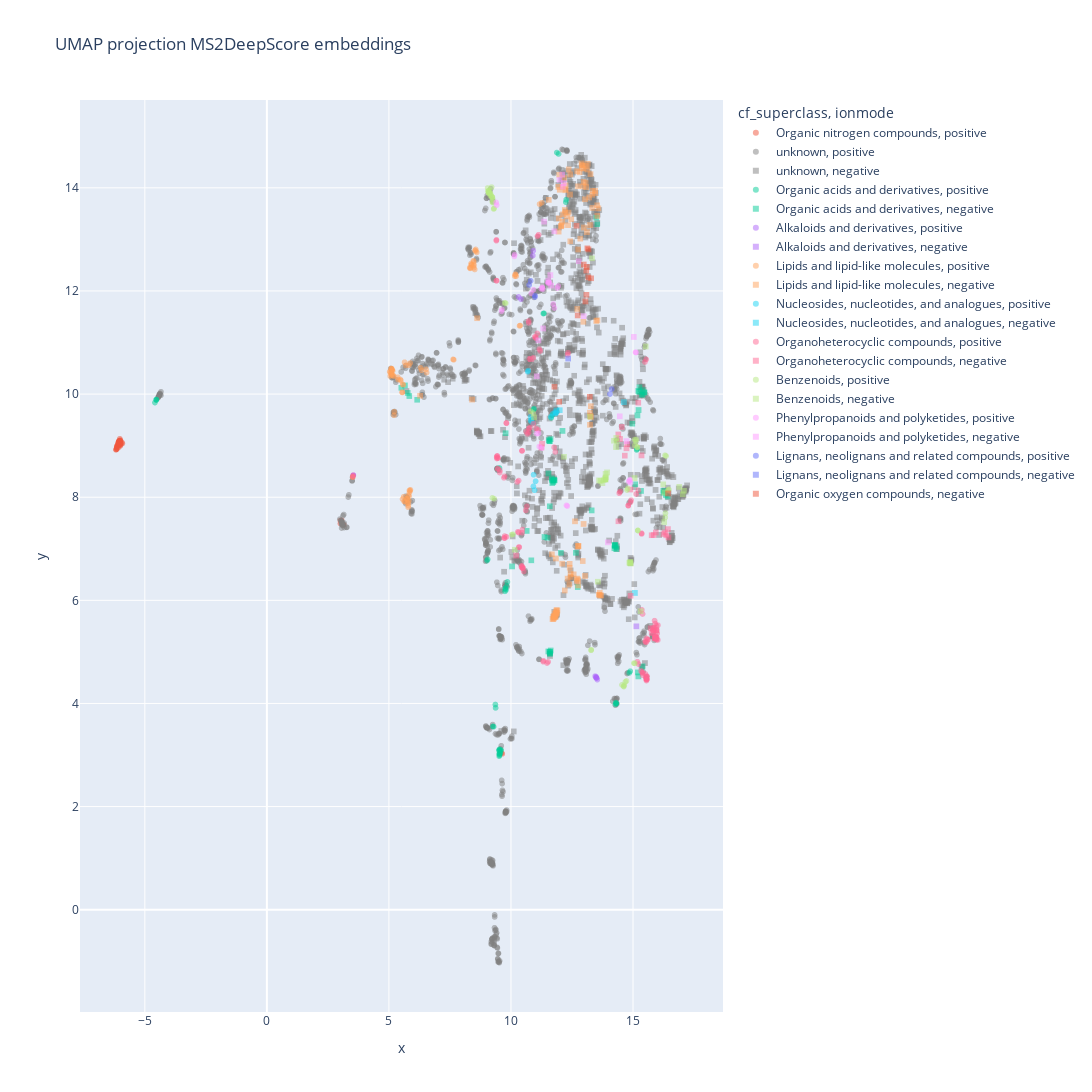

The cell this chart's notebook holds for it:
### Code cell
import plotly.express as px
import numpy as np

# Create scatter plot using Plotly Express
fig = px.scatter(merged_data,
    x="x",
    y="y",
    color="cf_superclass",
    color_discrete_map={"unknown": 'grey'},

    # color_continuous_scale="viridis",
    size_max=50,
    opacity=0.5,
    title='UMAP projection MS2DeepScore embeddings',
    hover_data={"x": False,
                "y": False,
                # "fraction": True,
                "precursor_mz_difference": True,
               "ionmode": True,
               "ms2query_model_prediction": True,
               "smiles": True,
               "analog_compound_name": True,
               "rtinminutes": True},
    symbol="ionmode",
    width=1200,
    height=1200,
)

fig.show()

### Figure 1 — Plotly figure (JSON) as saved in the notebook; plotly's stock layout.template omitted (floating-point values rounded to 4 significant figures; data arrays with more than 128 entries replaced by an {"elided": "..."} marker saying what was removed)
{"data": [{"customdata": {"elided": "44x6 mixed values"}, "hovertemplate": "cf_superclass=Organic nitrogen compounds<br>ionmode=%{customdata[1]}<br>precursor_mz_difference=%{customdata[0]}<br>ms2query_model_prediction=%{customdata[2]}<br>smiles=%{customdata[3]}<br>analog_compound_name=%{customdata[4]}<br>rtinminutes=%{customdata[5]}<extra></extra>", "legendgroup": "Organic nitrogen compounds, positive", "marker": {"color": "#EF553B", "opacity": 0.5, "symbol": "circle"}, "mode": "markers", "name": "Organic nitrogen compounds, positive", "showlegend": true, "type": "scattergl", "x": [9.61, -6.148, -6.151, -6.025, -6.065, -6.022, -6.013, -6.186, 3.013, -5.919, -6.045, -5.985, -6.052, -6.062, -6.172, 3.151, -6.038, -6.081, -5.944, -6.134, 3.06, -6.063, 9.645, -6.144, -6.117, -6.023, -6.076, -5.997, -6.005, -6.154, 3.01, -5.992, -6.096, -6.005, -6.031, -6.062, -6.148, 3.141, -6.07, -6.11, -5.985, -6.095, 3.058, -6.015], "xaxis": "x", "y": [3.04, 8.943, 8.988, 9.133, 9.016, 9.063, 9.067, 8.921, 7.489, 9.042, 9.088, 9.022, 9.001, 9.082, 8.926, 7.466, 9.094, 9.067, 9.064, 8.997, 7.555, 9.092, 3.024, 8.965, 8.994, 9.075, 8.967, 9.098, 9.107, 8.963, 7.548, 9.04, 9.019, 8.997, 9.021, 9.064, 8.933, 7.464, 9.079, 9.03, 9.043, 9.046, 7.528, 9.094], "yaxis": "y"}, {"customdata": {"elided": "1176x6 mixed values"}, "hovertemplate": "cf_superclass=unknown<br>ionmode=%{customdata[1]}<br>precursor_mz_difference=%{customdata[0]}<br>ms2query_model_prediction=%{customdata[2]}<br>smiles=%{customdata[3]}<br>analog_compound_name=%{customdata[4]}<br>rtinminutes=%{customdata[5]}<extra></extra>", "legendgroup": "unknown, positive", "marker": {"color": "grey", "opacity": 0.5, "symbol": "circle"}, "mode": "markers", "name": "unknown, positive", "showlegend": true, "type": "scattergl", "x": {"elided": "1176 float values"}, "xaxis": "x", "y": {"elided": "1176 float values"}, "yaxis": "y"}, {"customdata": {"elided": "1023x6 mixed values"}, "hovertemplate": "cf_superclass=unknown<br>ionmode=%{customdata[1]}<br>precursor_mz_difference=%{customdata[0]}<br>ms2query_model_prediction=%{customdata[2]}<br>smiles=%{customdata[3]}<br>analog_compound_name=%{customdata[4]}<br>rtinminutes=%{customdata[5]}<extra></extra>", "legendgroup": "unknown, negative", "marker": {"color": "grey", "opacity": 0.5, "symbol": "square"}, "mode": "markers", "name": "unknown, negative", "showlegend": true, "type": "scattergl", "x": {"elided": "1023 float values"}, "xaxis": "x", "y": {"elided": "1023 float values"}, "yaxis": "y"}, {"customdata": {"elided": "48x6 mixed values"}, "hovertemplate": "cf_superclass=Organic acids and derivatives<br>ionmode=%{customdata[1]}<br>precursor_mz_difference=%{customdata[0]}<br>ms2query_model_prediction=%{customdata[2]}<br>smiles=%{customdata[3]}<br>analog_compound_name=%{customdata[4]}<br>rtinminutes=%{customdata[5]}<extra></extra>", "legendgroup": "Organic acids and derivatives, positive", "marker": {"color": "#00cc96", "opacity": 0.5, "symbol": "circle"}, "mode": "markers", "name": "Organic acids and derivatives, positive", "showlegend": true, "type": "scattergl", "x": [14.84, 9.535, 9.369, 9.754, 9.533, 9.531, -4.537, -4.525, 14.32, 14.29, 15.15, 9.797, 9.018, 9.828, 9.537, 9.529, 9.512, 11.7, 10.92, 11.88, 9.581, 12.26, 11.35, 9.289, 14.89, 9.547, 9.362, 9.768, 9.57, 9.532, -4.586, -4.529, 14.31, 14.28, 15.16, 9.771, 9.044, 9.854, 9.508, 9.494, 9.518, 11.65, 10.94, 11.95, 9.594, 12.25, 11.33, 9.259], "xaxis": "x", "y": [4.592, 2.996, 3.914, 6.174, 3.086, 3.111, 9.884, 9.894, 4.0, 4.017, 8.917, 6.202, 6.77, 6.283, 3.02, 8.566, 3.02, 9.593, 9.7, 14.68, 3.083, 13.77, 11.57, 3.55, 4.625, 3.032, 3.98, 6.22, 3.044, 3.099, 9.836, 9.893, 4.003, 3.981, 8.936, 6.237, 6.794, 6.357, 3.092, 8.527, 2.978, 9.539, 9.717, 14.66, 3.098, 13.72, 11.56, 3.554], "yaxis": "y"}, {"customdata": {"elided": "66x6 mixed values"}, "hovertemplate": "cf_superclass=Organic acids and derivatives<br>ionmode=%{customdata[1]}<br>precursor_mz_difference=%{customdata[0]}<br>ms2query_model_prediction=%{customdata[2]}<br>smiles=%{customdata[3]}<br>analog_compound_name=%{customdata[4]}<br>rtinminutes=%{customdata[5]}<extra></extra>", "legendgroup": "Organic acids and derivatives, negative", "marker": {"color": "#00cc96", "opacity": 0.5, "symbol": "square"}, "mode": "markers", "name": "Organic acids and derivatives, negative", "showlegend": true, "type": "scattergl", "x": [13.5, 6.156, 11.62, 10.04, 5.51, 11.59, 11.38, 13.53, 5.834, 12.04, 5.655, 11.5, 15.22, 15.39, 11.55, 11.61, 12.74, 15.39, 15.35, 11.57, 11.63, 15.2, 15.21, 15.46, 11.59, 5.771, 15.39, 14.25, 14.97, 11.59, 15.25, 14.31, 15.47, 15.18, 15.23, 11.53, 13.31, 11.54, 11.79, 15.26, 11.6, 14.33, 11.69, 11.67, 16.42, 11.61, 14.25, 11.74, 12.11, 12.66, 14.26, 11.75, 10.65, 14.24, 11.74, 10.83, 14.28, 11.68, 9.78, 11.77, 15.09, 11.71, 15.33, 16.34, 16.25, 16.24], "xaxis": "x", "y": [13.42, 9.89, 9.127, 6.658, 10.12, 7.825, 7.228, 13.29, 9.963, 6.921, 10.17, 7.213, 4.525, 9.989, 9.109, 4.973, 6.258, 10.08, 9.987, 9.086, 5.027, 4.601, 10.06, 10.03, 9.088, 10.02, 4.719, 7.073, 9.425, 5.001, 10.04, 6.993, 10.03, 9.587, 9.691, 5.008, 7.744, 8.46, 8.327, 10.13, 4.961, 7.03, 8.274, 8.337, 8.013, 5.0, 7.063, 8.32, 9.286, 6.921, 7.054, 8.326, 7.346, 7.01, 8.293, 6.776, 7.074, 8.367, 9.241, 8.341, 8.251, 8.321, 8.122, 8.042, 8.085, 8.126], "yaxis": "y"}, {"customdata": [["0.0004", "positive", 0.914, "C[n+]1cccc(C(=O)[O-])c1", "TRIGONELLINE", 0.7495], ["0.0034", "positive", 0.915, "C[N+]1=CC=CC(=C1)C(=O)[O-]", "Trigonelline", 0.7385], ["0.0005", "positive", 0.915, "C[n+]1cccc(C(=O)[O-])c1", "TRIGONELLINE", 0.7333], ["0.0028", "positive", 0.802, "C[C@@H]1O[C@@]11C[C@@H](C)[C@@](C)(O)C(=O)OCC2=CCN3CC[C@@H](OC1=O)[C@@H]23", "Jacobine", 5.014], ["0.0003", "positive", 0.9019, "O=C(OC1C(O)(C(=O)OC)C2N(C3=CC(OC)=CC=C3C42CCN5CC=CC1(CC)C54)C)C", "Vindoline", 5.062], ["0.0003", "positive", 0.7781, "C1CCN2C[C@@H]3C[C@@H](CN4CCCC[C@H]34)[C@@H]2C1", "Sparteine", 6.513], ["0.0004", "positive", 0.914, "C[n+]1cccc(C(=O)[O-])c1", "TRIGONELLINE", 0.7495], ["0.0034", "positive", 0.915, "C[N+]1=CC=CC(=C1)C(=O)[O-]", "Trigonelline", 0.7385], ["0.0005", "positive", 0.915, "C[n+]1cccc(C(=O)[O-])c1", "TRIGONELLINE", 0.7333], ["0.0028", "positive", 0.802, "C[C@@H]1O[C@@]11C[C@@H](C)[C@@](C)(O)C(=O)OCC2=CCN3CC[C@@H](OC1=O)[C@@H]23", "Jacobine", 5.014], ["0.0003", "positive", 0.9019, "O=C(OC1C(O)(C(=O)OC)C2N(C3=CC(OC)=CC=C3C42CCN5CC=CC1(CC)C54)C)C", "Vindoline", 5.062], ["0.0003", "positive", 0.7781, "C1CCN2C[C@@H]3C[C@@H](CN4CCCC[C@H]34)[C@@H]2C1", "Sparteine", 6.513]], "hovertemplate": "cf_superclass=Alkaloids and derivatives<br>ionmode=%{customdata[1]}<br>precursor_mz_difference=%{customdata[0]}<br>ms2query_model_prediction=%{customdata[2]}<br>smiles=%{customdata[3]}<br>analog_compound_name=%{customdata[4]}<br>rtinminutes=%{customdata[5]}<extra></extra>", "legendgroup": "Alkaloids and derivatives, positive", "marker": {"color": "#ab63fa", "opacity": 0.5, "symbol": "circle"}, "mode": "markers", "name": "Alkaloids and derivatives, positive", "showlegend": true, "type": "scattergl", "x": [13.48, 13.49, 13.51, 10.31, 10.91, 3.544, 13.54, 13.45, 13.5, 10.41, 10.9, 3.543], "xaxis": "x", "y": [4.504, 4.52, 4.497, 11.88, 12.78, 8.426, 4.462, 4.53, 4.494, 11.84, 12.69, 8.427], "yaxis": "y"}, {"customdata": [["0.0035", "negative", 0.8587, "CC1=C2NC3=C(C=CC(O)=C3)C2=CC=N1", "Harmol", 1.916]], "hovertemplate": "cf_superclass=Alkaloids and derivatives<br>ionmode=%{customdata[1]}<br>precursor_mz_difference=%{customdata[0]}<br>ms2query_model_prediction=%{customdata[2]}<br>smiles=%{customdata[3]}<br>analog_compound_name=%{customdata[4]}<br>rtinminutes=%{customdata[5]}<extra></extra>", "legendgroup": "Alkaloids and derivatives, negative", "marker": {"color": "#ab63fa", "opacity": 0.5, "symbol": "square"}, "mode": "markers", "name": "Alkaloids and derivatives, negative", "showlegend": true, "type": "scattergl", "x": [15.14], "xaxis": "x", "y": [5.496], "yaxis": "y"}, {"customdata": {"elided": "80x6 mixed values"}, "hovertemplate": "cf_superclass=Lipids and lipid-like molecules<br>ionmode=%{customdata[1]}<br>precursor_mz_difference=%{customdata[0]}<br>ms2query_model_prediction=%{customdata[2]}<br>smiles=%{customdata[3]}<br>analog_compound_name=%{customdata[4]}<br>rtinminutes=%{customdata[5]}<extra></extra>", "legendgroup": "Lipids and lipid-like molecules, positive", "marker": {"color": "#FFA15A", "opacity": 0.5, "symbol": "circle"}, "mode": "markers", "name": "Lipids and lipid-like molecules, positive", "showlegend": true, "type": "scattergl", "x": [5.11, 5.209, 5.17, 11.17, 5.489, 5.377, 5.03, 5.588, 3.518, 5.051, 5.091, 5.156, 5.131, 5.554, 5.091, 10.17, 10.19, 5.642, 8.478, 8.513, 7.631, 5.82, 6.544, 10.35, 8.563, 8.598, 8.365, 8.459, 8.372, 6.297, 5.826, 5.817, 5.879, 5.751, 5.607, 5.759, 5.787, 5.631, 8.31, 5.841, 5.105, 5.217, 5.197, 11.26, 5.47, 5.363, 5.063, 5.564, 3.516, 5.099, 5.13, 5.114, 5.09, 5.536, 5.124, 10.21, 10.16, 5.693, 8.479, 8.479, 7.656, 5.87, 6.52, 10.38, 8.556, 8.524, 8.347, 8.476, 8.384, 6.337, 5.797, 5.769, 5.865, 5.723, 5.557, 5.798, 5.783, 5.63, 8.329, 5.842], "xaxis": "x", "y": [10.49, 9.589, 10.36, 13.68, 10.26, 10.28, 10.43, 10.18, 8.395, 10.35, 10.49, 10.45, 10.47, 10.03, 10.39, 12.32, 12.32, 10.62, 12.45, 12.42, 10.67, 10.56, 10.42, 11.32, 12.77, 12.75, 12.53, 12.59, 12.5, 10.51, 8.019, 7.93, 8.143, 7.973, 8.01, 7.889, 7.807, 7.917, 12.45, 8.133, 10.49, 9.659, 10.35, 13.71, 10.28, 10.33, 10.42, 10.19, 8.39, 10.37, 10.47, 10.45, 10.42, 10.04, 10.37, 12.29, 12.29, 10.56, 12.49, 12.51, 10.67, 10.6, 10.48, 11.33, 12.81, 12.79, 12.45, 12.57, 12.51, 10.46, 8.033, 7.944, 8.122, 7.975, 7.964, 7.838, 7.881, 7.92, 12.44, 8.092], "yaxis": "y"}, {"customdata": {"elided": "116x6 mixed values"}, "hovertemplate": "cf_superclass=Lipids and lipid-like molecules<br>ionmode=%{customdata[1]}<br>precursor_mz_difference=%{customdata[0]}<br>ms2query_model_prediction=%{customdata[2]}<br>smiles=%{customdata[3]}<br>analog_compound_name=%{customdata[4]}<br>rtinminutes=%{customdata[5]}<extra></extra>", "legendgroup": "Lipids and lipid-like molecules, negative", "marker": {"color": "#FFA15A", "opacity": 0.5, "symbol": "square"}, "mode": "markers", "name": "Lipids and lipid-like molecules, negative", "showlegend": true, "type": "scattergl", "x": [13.53, 12.77, 11.87, 12.45, 13.24, 13.54, 11.84, 12.75, 12.99, 12.76, 12.41, 13.62, 11.74, 13.49, 11.68, 13.66, 12.39, 11.85, 13.58, 11.89, 11.76, 12.75, 12.4, 11.83, 13.2, 13.44, 13.33, 13.7, 11.86, 11.8, 12.84, 12.37, 12.62, 11.84, 13.53, 12.98, 12.96, 13.06, 13.64, 13.07, 11.73, 11.8, 12.57, 13.45, 13.11, 13.35, 12.34, 12.81, 12.71, 11.98, 11.55, 13.33, 12.32, 11.82, 13.6, 13.03, 12.13, 13.03, 12.18, 12.2, 13.13, 12.1, 12.24, 12.1, 11.95, 12.97, 11.83, 13.27, 12.11, 12.69, 12.71, 6.277, 12.94, 13.26, 12.97, 12.43, 12.08, 12.06, 12.04, 12.42, 13.24, 12.0, 13.15, 12.44, 12.89, 12.36, 12.92, 12.92, 12.47, 11.96, 12.23, 12.24, 12.43, 11.7, 13.27, 13.24, 12.98, 8.405, 12.3, 11.94, 12.72, 13.08, 11.75, 13.26, 12.75, 12.23, 11.85, 12.21, 12.75, 12.91, 8.614, 11.84, 11.9, 11.77, 12.76, 11.78], "xaxis": "x", "y": [13.46, 7.052, 5.812, 6.454, 13.28, 11.43, 6.812, 6.29, 13.23, 6.403, 6.633, 6.107, 5.635, 11.42, 6.894, 6.094, 6.308, 5.791, 13.6, 5.759, 5.653, 12.81, 6.708, 5.678, 13.81, 13.9, 13.87, 6.095, 5.737, 5.684, 13.01, 14.36, 7.532, 5.743, 13.66, 14.11, 14.03, 14.1, 6.148, 14.42, 5.675, 5.695, 6.504, 13.94, 13.14, 13.94, 13.28, 14.3, 14.32, 14.25, 13.77, 13.61, 6.421, 5.705, 6.109, 6.472, 13.49, 13.78, 14.19, 13.57, 14.36, 6.711, 13.97, 13.34, 13.15, 11.4, 5.709, 9.557, 14.02, 6.383, 6.422, 9.967, 6.762, 14.27, 14.37, 14.26, 13.28, 13.25, 13.26, 13.87, 9.64, 13.96, 14.47, 6.519, 14.47, 13.52, 14.44, 14.44, 13.39, 13.41, 13.95, 14.05, 12.96, 5.639, 9.766, 9.404, 7.481, 9.894, 13.44, 14.02, 11.65, 14.01, 5.699, 9.574, 7.057, 13.52, 5.753, 6.191, 14.03, 14.38, 11.47, 5.767, 5.803, 5.677, 7.046, 5.747], "yaxis": "y"}, {"customdata": [["0.0015", "positive", 0.8783, "C1=NC(=C2C(=N1)N(C=N2)[C@H]3[C@@H]([C@@H]([C@H](O3)CO)O)O)N[C@@H](CC(=O)O)C(=O)O", "Succinoadenosine", 2.343], ["0.0005", "positive", 0.7788, "Cc1cn(c(=O)[nH]c1=O)[C@H]2[C@@H]([C@@H]([C@H](O2)CO)O)O", "1-(beta-D-ribofuranosyl)thymine", 0.8802], ["0.0033", "positive", 0.8734, "C[C@H]([C@@H](C(=O)O)NC(=O)Nc1c2c(ncn1)n(cn2)[C@H]3[C@@H]([C@@H]([C@H](O3)CO)O)O)O", "N6-Threonylcarbamoyladenosine", 3.114], ["0.0011", "positive", 0.7788, "CC1=CN(C(=O)NC1=O)[C@H]2[C@@H]([C@@H]([C@H](O2)CO)O)O", "5-METHYLURIDINE", 0.8246], ["0.0028", "positive", 0.8076, "CN(C)c1[nH]c(=O)c2c(n1)n(cn2)[C@H]3[C@@H]([C@@H]([C@H](O3)CO)O)O", "N2_N2-Dimethylguanosine", 2.419], ["0.0011", "positive", 0.8076, "CN(C)c1[nH]c(=O)c2c(n1)n(cn2)[C@H]3[C@@H]([C@@H]([C@H](O3)CO)O)O", "N2_N2-Dimethylguanosine", 2.459], ["0.0", "positive", 0.9717, "CSC[C@H]1O[C@H]([C@H](O)[C@@H]1O)N1C=NC2=C1N=CN=C2N", "METHYLTHIOADENOSINE", 2.86], ["0.0015", "positive", 0.8783, "C1=NC(=C2C(=N1)N(C=N2)[C@H]3[C@@H]([C@@H]([C@H](O3)CO)O)O)N[C@@H](CC(=O)O)C(=O)O", "Succinoadenosine", 2.343], ["0.0005", "positive", 0.7788, "Cc1cn(c(=O)[nH]c1=O)[C@H]2[C@@H]([C@@H]([C@H](O2)CO)O)O", "1-(beta-D-ribofuranosyl)thymine", 0.8802], ["0.0033", "positive", 0.8734, "C[C@H]([C@@H](C(=O)O)NC(=O)Nc1c2c(ncn1)n(cn2)[C@H]3[C@@H]([C@@H]([C@H](O3)CO)O)O)O", "N6-Threonylcarbamoyladenosine", 3.114], ["0.0011", "positive", 0.7788, "CC1=CN(C(=O)NC1=O)[C@H]2[C@@H]([C@@H]([C@H](O2)CO)O)O", "5-METHYLURIDINE", 0.8246], ["0.0028", "positive", 0.8076, "CN(C)c1[nH]c(=O)c2c(n1)n(cn2)[C@H]3[C@@H]([C@@H]([C@H](O3)CO)O)O", "N2_N2-Dimethylguanosine", 2.419], ["0.0011", "positive", 0.8076, "CN(C)c1[nH]c(=O)c2c(n1)n(cn2)[C@H]3[C@@H]([C@@H]([C@H](O3)CO)O)O", "N2_N2-Dimethylguanosine", 2.459], ["0.0", "positive", 0.9717, "CSC[C@H]1O[C@H]([C@H](O)[C@@H]1O)N1C=NC2=C1N=CN=C2N", "METHYLTHIOADENOSINE", 2.86]], "hovertemplate": "cf_superclass=Nucleosides, nucleotides, and analogues<br>ionmode=%{customdata[1]}<br>precursor_mz_difference=%{customdata[0]}<br>ms2query_model_prediction=%{customdata[2]}<br>smiles=%{customdata[3]}<br>analog_compound_name=%{customdata[4]}<br>rtinminutes=%{customdata[5]}<extra></extra>", "legendgroup": "Nucleosides, nucleotides, and analogues, positive", "marker": {"color": "#19d3f3", "opacity": 0.5, "symbol": "circle"}, "mode": "markers", "name": "Nucleosides, nucleotides, and analogues, positive", "showlegend": true, "type": "scattergl", "x": [10.69, 10.92, 11.63, 11.01, 10.81, 10.88, 11.85, 10.71, 10.97, 11.71, 10.93, 10.8, 10.83, 11.83], "xaxis": "x", "y": [10.43, 8.211, 9.559, 8.31, 9.48, 9.446, 9.636, 10.45, 8.136, 9.619, 8.437, 9.559, 9.502, 9.62], "yaxis": "y"}, {"customdata": [["0.0002", "negative", 0.8752, "C1=C(C(=O)NC(=O)N1)[C@H]2[C@@H]([C@@H]([C@H](O2)CO)O)O", "Pseudouridine", 0.9586], ["226.0544", "negative", 0.8709, "CC(C)(COP(=O)(O)OP(=O)(O)OC[C@@H]1[C@H]([C@H]([C@@H](O1)N2C=NC3=C(N=CN=C32)N)O)OP(=O)(O)O)[C@H](C(=O)NCCC(=O)NCCS)O", "COENZYME A", 1.243], ["0.0001", "negative", 0.9569, "C1=NC2=C(N1[C@H]3[C@@H]([C@@H]([C@H](O3)CO)O)O)NC(=O)NC2=O", "Xanthosine", 1.855], ["0.0006", "negative", 0.8534, "c1nc(c2c(n1)n(cn2)[C@H]3C([C@@H]4[C@H](O3)COP(=O)(O4)O)O)N", "Adenosine Cyclophosphate", 1.364], ["24.1377", "negative", 0.8422, "CN(C)CCCN(CC[C@H](N)C(=O)O)C[C@H]1O[C@@H](n2cnc3c(N)ncnc32)[C@H](O)[C@@H]1O", "GSK2807", 1.336]], "hovertemplate": "cf_superclass=Nucleosides, nucleotides, and analogues<br>ionmode=%{customdata[1]}<br>precursor_mz_difference=%{customdata[0]}<br>ms2query_model_prediction=%{customdata[2]}<br>smiles=%{customdata[3]}<br>analog_compound_name=%{customdata[4]}<br>rtinminutes=%{customdata[5]}<extra></extra>", "legendgroup": "Nucleosides, nucleotides, and analogues, negative", "marker": {"color": "#19d3f3", "opacity": 0.5, "symbol": "square"}, "mode": "markers", "name": "Nucleosides, nucleotides, and analogues, negative", "showlegend": true, "type": "scattergl", "x": [15.08, 11.82, 14.63, 12.0, 11.87], "xaxis": "x", "y": [6.144, 9.648, 9.844, 9.689, 9.682], "yaxis": "y"}, {"customdata": {"elided": "124x6 mixed values"}, "hovertemplate": "cf_superclass=Organoheterocyclic compounds<br>ionmode=%{customdata[1]}<br>precursor_mz_difference=%{customdata[0]}<br>ms2query_model_prediction=%{customdata[2]}<br>smiles=%{customdata[3]}<br>analog_compound_name=%{customdata[4]}<br>rtinminutes=%{customdata[5]}<extra></extra>", "legendgroup": "Organoheterocyclic compounds, positive", "marker": {"color": "#FF6692", "opacity": 0.5, "symbol": "circle"}, "mode": "markers", "name": "Organoheterocyclic compounds, positive", "showlegend": true, "type": "scattergl", "x": [3.52, 15.33, 15.39, 10.49, 10.52, 16.02, 15.56, 15.55, 15.5, 10.47, 15.97, 15.36, 15.85, 15.52, 15.35, 15.88, 9.808, 10.91, 15.56, 15.55, 10.91, 15.58, 10.31, 15.98, 14.81, 11.32, 11.77, 12.34, 15.93, 10.44, 9.405, 15.13, 11.16, 9.462, 9.422, 9.814, 15.94, 10.65, 11.13, 10.62, 10.73, 10.45, 10.72, 11.02, 11.02, 11.48, 15.61, 9.536, 9.743, 15.18, 15.96, 14.43, 9.471, 9.45, 9.714, 10.47, 9.411, 15.49, 10.34, 10.28, 14.92, 11.08, 3.535, 15.39, 15.38, 10.43, 10.45, 15.97, 15.51, 15.55, 15.52, 10.46, 15.96, 15.39, 15.81, 15.54, 15.35, 15.91, 9.817, 10.76, 15.54, 15.58, 10.77, 15.55, 10.26, 15.99, 14.81, 11.33, 11.82, 12.32, 15.89, 10.49, 9.401, 15.22, 11.2, 9.473, 9.426, 9.743, 15.94, 10.6, 11.04, 10.73, 10.68, 10.46, 10.72, 10.97, 11.08, 11.52, 15.61, 9.547, 9.718, 15.23, 16.02, 14.47, 9.414, 9.442, 9.736, 10.45, 9.404, 15.54, 10.32, 10.31, 14.9, 11.13], "xaxis": "x", "y": [8.396, 4.63, 4.59, 6.633, 6.561, 5.231, 4.528, 5.194, 5.209, 6.622, 5.251, 5.815, 5.419, 4.508, 7.301, 5.606, 9.44, 10.7, 4.465, 4.444, 9.426, 4.527, 8.323, 5.419, 7.835, 4.81, 8.968, 10.8, 5.319, 6.667, 12.99, 8.062, 10.87, 8.546, 8.751, 7.232, 5.286, 7.823, 9.303, 9.268, 9.334, 8.898, 11.42, 11.08, 11.1, 4.784, 5.242, 8.479, 7.246, 4.809, 5.512, 8.078, 8.757, 8.765, 8.376, 7.373, 12.2, 10.62, 7.032, 7.329, 7.943, 13.06, 8.424, 4.55, 4.603, 6.644, 6.662, 5.286, 4.572, 5.262, 5.188, 6.631, 5.233, 5.735, 5.415, 4.476, 7.288, 5.55, 9.434, 10.68, 4.483, 4.471, 9.345, 4.461, 8.296, 5.359, 7.841, 4.828, 8.878, 10.76, 5.273, 6.629, 12.97, 8.133, 10.84, 8.55, 8.797, 7.206, 5.291, 7.743, 9.33, 9.26, 9.228, 8.902, 11.38, 11.11, 11.18, 4.807, 5.233, 8.519, 7.21, 4.765, 5.518, 8.11, 8.776, 8.8, 8.405, 7.312, 12.2, 10.67, 7.032, 7.314, 7.902, 13.09], "yaxis": "y"}, {"customdata": {"elided": "34x6 mixed values"}, "hovertemplate": "cf_superclass=Organoheterocyclic compounds<br>ionmode=%{customdata[1]}<br>precursor_mz_difference=%{customdata[0]}<br>ms2query_model_prediction=%{customdata[2]}<br>smiles=%{customdata[3]}<br>analog_compound_name=%{customdata[4]}<br>rtinminutes=%{customdata[5]}<extra></extra>", "legendgroup": "Organoheterocyclic compounds, negative", "marker": {"color": "#FF6692", "opacity": 0.5, "symbol": "square"}, "mode": "markers", "name": "Organoheterocyclic compounds, negative", "showlegend": true, "type": "scattergl", "x": [14.4, 15.95, 15.72, 14.47, 15.94, 16.31, 14.54, 14.9, 15.76, 16.43, 15.76, 15.96, 16.36, 14.73, 14.4, 14.76, 16.45, 15.85, 15.9, 16.25, 14.66, 15.82, 14.9, 15.94, 15.89, 15.83, 15.35, 11.25, 15.22, 15.89, 11.27, 15.85, 10.82, 10.21], "xaxis": "x", "y": [7.533, 5.422, 5.458, 9.129, 5.259, 7.317, 9.362, 6.088, 5.375, 7.381, 7.263, 5.416, 7.26, 8.948, 9.216, 9.028, 7.22, 7.267, 5.265, 7.286, 8.807, 5.457, 8.149, 7.316, 5.272, 5.366, 8.811, 8.963, 9.835, 5.469, 9.037, 5.427, 10.68, 6.868], "yaxis": "y"}, {"customdata": {"elided": "56x6 mixed values"}, "hovertemplate": "cf_superclass=Benzenoids<br>ionmode=%{customdata[1]}<br>precursor_mz_difference=%{customdata[0]}<br>ms2query_model_prediction=%{customdata[2]}<br>smiles=%{customdata[3]}<br>analog_compound_name=%{customdata[4]}<br>rtinminutes=%{customdata[5]}<extra></extra>", "legendgroup": "Benzenoids, positive", "marker": {"color": "#B6E880", "opacity": 0.5, "symbol": "circle"}, "mode": "markers", "name": "Benzenoids, positive", "showlegend": true, "type": "scattergl", "x": [9.044, 14.65, 9.187, 14.73, 13.29, 16.47, 9.082, 14.55, 9.743, 9.206, 9.254, 14.75, 16.35, 9.076, 9.238, 15.2, 15.04, 16.33, 10.81, 9.118, 15.18, 10.03, 15.07, 9.29, 9.06, 9.235, 9.261, 15.11, 9.12, 14.62, 9.158, 14.68, 13.28, 16.43, 9.092, 14.61, 9.785, 9.157, 9.236, 14.79, 16.31, 9.077, 9.312, 15.2, 15.07, 16.32, 10.91, 9.136, 15.17, 10.09, 15.14, 9.306, 9.096, 9.24, 9.219, 15.07], "xaxis": "x", "y": [14.0, 4.355, 13.86, 4.436, 5.04, 8.15, 13.91, 4.361, 11.77, 14.01, 13.71, 8.139, 8.799, 13.94, 7.987, 7.353, 4.783, 7.689, 9.669, 13.91, 8.975, 7.274, 9.118, 13.59, 13.94, 13.82, 13.77, 9.079, 13.95, 4.327, 13.84, 4.418, 5.031, 8.137, 13.9, 4.336, 11.76, 13.9, 13.73, 8.168, 8.813, 13.91, 7.97, 7.357, 4.779, 7.609, 9.631, 13.89, 8.965, 7.283, 9.119, 13.6, 13.9, 13.82, 13.82, 9.005], "yaxis": "y"}, {"customdata": {"elided": "36x6 mixed values"}, "hovertemplate": "cf_superclass=Benzenoids<br>ionmode=%{customdata[1]}<br>precursor_mz_difference=%{customdata[0]}<br>ms2query_model_prediction=%{customdata[2]}<br>smiles=%{customdata[3]}<br>analog_compound_name=%{customdata[4]}<br>rtinminutes=%{customdata[5]}<extra></extra>", "legendgroup": "Benzenoids, negative", "marker": {"color": "#B6E880", "opacity": 0.5, "symbol": "square"}, "mode": "markers", "name": "Benzenoids, negative", "showlegend": true, "type": "scattergl", "x": [13.68, 15.31, 15.52, 14.31, 13.89, 16.28, 13.32, 14.22, 13.87, 14.85, 14.33, 17.04, 13.86, 14.89, 12.17, 14.88, 13.87, 10.94, 13.56, 14.91, 10.16, 16.24, 13.88, 14.89, 14.31, 16.9, 13.94, 16.29, 15.06, 13.87, 13.24, 13.8, 13.86, 17.09, 13.75, 13.61], "xaxis": "x", "y": [8.316, 5.79, 10.92, 9.149, 8.388, 7.519, 12.63, 9.095, 8.347, 6.729, 9.079, 8.057, 8.349, 6.745, 8.784, 6.719, 8.342, 9.549, 6.362, 6.714, 6.982, 8.249, 8.454, 6.739, 8.971, 8.2, 8.48, 8.089, 8.371, 8.372, 9.563, 8.33, 8.349, 8.125, 8.272, 8.326], "yaxis": "y"}, {"customdata": {"elided": "32x6 mixed values"}, "hovertemplate": "cf_superclass=Phenylpropanoids and polyketides<br>ionmode=%{customdata[1]}<br>precursor_mz_difference=%{customdata[0]}<br>ms2query_model_prediction=%{customdata[2]}<br>smiles=%{customdata[3]}<br>analog_compound_name=%{customdata[4]}<br>rtinminutes=%{customdata[5]}<extra></extra>", "legendgroup": "Phenylpropanoids and polyketides, positive", "marker": {"color": "#FF97FF", "opacity": 0.5, "symbol": "circle"}, "mode": "markers", "name": "Phenylpropanoids and polyketides, positive", "showlegend": true, "type": "scattergl", "x": [11.28, 12.31, 11.9, 11.13, 11.16, 10.14, 11.28, 10.84, 9.631, 14.82, 14.86, 15.1, 11.73, 11.55, 11.55, 9.414, 11.24, 12.27, 11.94, 11.06, 11.27, 10.15, 11.3, 10.92, 9.613, 14.87, 14.9, 15.12, 11.78, 11.51, 11.57, 9.392], "xaxis": "x", "y": [12.07, 7.828, 12.06, 9.236, 8.983, 12.67, 12.06, 11.95, 11.64, 8.303, 8.323, 10.81, 11.75, 12.17, 12.15, 13.67, 12.04, 7.842, 12.09, 9.235, 8.954, 12.7, 12.04, 12.02, 11.61, 8.338, 8.277, 10.81, 11.67, 12.16, 12.17, 13.72], "yaxis": "y"}, {"customdata": [["0.0013", "negative", 0.8741, "C1=CC(=CC=C1CC(C(=O)O)O)O", "3-(4-Hydroxyphenyl)lactic acid", 2.91], ["79.9542", "negative", 0.7053, "COc1cc(ccc1O)[C@@H]2CC(=O)c3c(cc(cc3O2)O)O", "Homoeriodictyol", 5.125], ["16.9999", "negative", 0.7069, "COC1=C(OC2OC(CO)C(O)C(O)C2O)C=CC(=C1)C1=C(OC2OC(CO)C(O)C(O)C2O)C(=O)C2=C(O)C=C(O)C=C2O1", "isorhamnetin-3-glucoside-4'-glucoside (Isorhamnetin 3,4'-diglucoside)", 2.551], ["44.0293", "negative", 0.7024, "O=C(OC1OC(CO)C(O)C(O)C1(O))C=CC=2C=CC(O)=C(OC)C=2", "Feruloyl Hexoside (isomer of 847)", 3.88], ["0.002", "negative", 0.9397, "COC1=C(C=C(C=C1)/C=C/C(=O)NC2=CC=CC=C2C(=O)O)OC", "Tranilast", 5.693], ["29.9773", "negative", 0.7091, "COC1=CC(=C2C(=O)CC(OC2=C1)C3=CC(=C(C=C3)O)O)O", "Sternbin", 4.031], ["0.0004", "negative", 0.7694, "C1=CC(=CC2=C1C=CC(=O)O2)O", "Umbelliferone", 4.668], ["14.0154", "negative", 0.8537, "OC[C@@H](O1)[C@H](O)[C@H](O)[C@@H](O)[C@@H]1OC(C(=O)3)=C(Oc(c4)c(c(O)cc(O)4)3)c(c2)cc(O)c(O)c2", "Hyperoside", 5.827], ["0.0011", "negative", 0.7106, "C1[C@@]([C@H]([C@H](O1)OC[C@@H]2[C@H]([C@@H]([C@H]([C@@H](O2)OC(CCCCC3=CC=C(C=C3)O)CCC4=CC=C(C=C4)O)O)O)O)O)(CO)O", "(2R,3R,4S,5S,6R)-2-[1,7-bis(4-hydroxyphenyl)heptan-3-yloxy]-6-[[(2S,3R,4R)-3,4-dihydroxy-4-(hydroxymethyl)oxolan-2-yl]oxymethyl]oxane-3,4,5-triol", 6.77], ["0.0693", "negative", 0.7091, "COC1=CC=C(C=C1)C1=CC(=O)C2=C(O)C=C(OC3OC(COC4OC(C)C(O)C(O)C4O)C(O)C(O)C3O)C=C2O1", "Acacetin-7-O-rutinoside", 8.27], ["0.0002", "negative", 0.8184, "O=c1c(-c2ccc(O)cc2)coc2cc(O)ccc12", "daidzein CollisionEnergy:205060", 6.24], ["56.0596", "negative", 0.7091, "O=C1C[C@@H](c2ccc(O)cc2)Oc2cc(O)ccc21", "Liquiritigenin; LC-tDDA; CE30", 5.092], ["29.9321", "negative", 0.7077, "CC1=CC(=CC(=C1C(=O)OC2=CC(=C(C(=C2)C)C(=O)O)O)O)O", "Lecanoric Acid", 3.452], ["9.1487", "negative", 0.7091, "O=c1cc(-c2ccc(O)cc2)oc2c1c(O)cc(O)c2C1OC(CO)C(O)C(O)C1OC1OC(CO)C(O)C(O)C1O", "8-[4,5-dihydroxy-6-(hydroxymethyl)-3-[3,4,5-trihydroxy-6-(hydroxymethyl)oxan-2-yl]oxyoxan-2-yl]-5,7-dihydroxy-2-(4-hydroxyphenyl)chromen-4-one", 6.838], ["9.1526", "negative", 0.7091, "O=c1cc(-c2ccc(O)cc2)oc2c1c(O)cc(O)c2C1OC(CO)C(O)C(O)C1OC1OC(CO)C(O)C(O)C1O", "8-[4,5-dihydroxy-6-(hydroxymethyl)-3-[3,4,5-trihydroxy-6-(hydroxymethyl)oxan-2-yl]oxyoxan-2-yl]-5,7-dihydroxy-2-(4-hydroxyphenyl)chromen-4-one", 6.838], ["228.1542", "negative", 0.8709, "C[C@H]1[C@@H]([C@H]([C@H]([C@@H](O1)OC[C@@H]2[C@H]([C@@H]([C@H]([C@@H](O2)OC3=CC(=C4C(=O)CC(OC4=C3)C5=CC(=C(C=C5)OC)O)O)O)O)O)O)O)O", "5-hydroxy-2-(3-hydroxy-4-methoxyphenyl)-7-[(2S,3R,4S,5S,6R)-3,4,5-trihydroxy-6-[[(2R,3R,4R,5R,6S)-3,4,5-trihydroxy-6-methyloxan-2-yl]oxymethyl]oxan-2-yl]oxy-2,3-dihydrochromen-4-one", 6.195], ["23.9311", "negative", 0.7091, "COc1cc2c(cc1OC)[C@]1(O)C(=O)c3ccc4c(c3O[C@@H]1CO2)C[C@H](C(C)(C)O)O4", "1',2'-dihydro-2',6-dihydroxyrotenone", 6.398], ["50.1814", "negative", 0.7091, "COc1c(O[C@@H]2O[C@H](C(=O)O)[C@@H](O)[C@H](O)[C@H]2O)cc2oc(-c3ccccc3)cc(=O)c2c1O", "36948-76-2", 8.944]], "hovertemplate": "cf_superclass=Phenylpropanoids and polyketides<br>ionmode=%{customdata[1]}<br>precursor_mz_difference=%{customdata[0]}<br>ms2query_model_prediction=%{customdata[2]}<br>smiles=%{customdata[3]}<br>analog_compound_name=%{customdata[4]}<br>rtinminutes=%{customdata[5]}<extra></extra>", "legendgroup": "Phenylpropanoids and polyketides, negative", "marker": {"color": "#FF97FF", "opacity": 0.5, "symbol": "square"}, "mode": "markers", "name": "Phenylpropanoids and polyketides, negative", "showlegend": true, "type": "scattergl", "x": [14.73, 11.53, 12.1, 12.78, 11.12, 12.98, 14.46, 11.61, 11.36, 11.78, 11.06, 13.97, 15.03, 12.12, 12.17, 11.64, 11.32, 11.99], "xaxis": "x", "y": [9.088, 12.2, 14.26, 12.58, 11.04, 11.51, 9.568, 12.31, 13.35, 13.16, 10.35, 7.124, 11.11, 14.02, 14.09, 12.1, 11.27, 14.16], "yaxis": "y"}, {"customdata": [["0.0033", "positive", 0.7672, "O(C1=CC=C(C=C1OC)C2OCC3C(OCC23)C4=CC=C(OC)C(OC)=C4)C", "Pinoresinol dimethyl ether", 9.691], ["0.0024", "positive", 0.7736, "COc1ccc([C@@H]2OC[C@H]3[C@@H]2CO[C@@H]3c2ccc(OC3OC(CO)C(O)C(O)C3O)c(OC)c2)cc1OC", "2-[4-[(3R,3aR,6S,6aR)-3-(3,4-dimethoxyphenyl)-1,3,3a,4,6,6a-hexahydrofuro[3,4-c]furan-6-yl]-2-methoxyphenoxy]-6-(hydroxymethyl)oxane-3,4,5-triol", 7.923], ["0.0014", "positive", 0.802, "OC1=CC=CC(C[C@@H]2COC(=O)[C@H]2CC2=CC(O)=CC=C2)=C1", "Enterolactone", 7.538], ["0.0033", "positive", 0.7672, "O(C1=CC=C(C=C1OC)C2OCC3C(OCC23)C4=CC=C(OC)C(OC)=C4)C", "Pinoresinol dimethyl ether", 9.691], ["0.0024", "positive", 0.7736, "COc1ccc([C@@H]2OC[C@H]3[C@@H]2CO[C@@H]3c2ccc(OC3OC(CO)C(O)C(O)C3O)c(OC)c2)cc1OC", "2-[4-[(3R,3aR,6S,6aR)-3-(3,4-dimethoxyphenyl)-1,3,3a,4,6,6a-hexahydrofuro[3,4-c]furan-6-yl]-2-methoxyphenoxy]-6-(hydroxymethyl)oxane-3,4,5-triol", 7.923], ["0.0014", "positive", 0.802, "OC1=CC=CC(C[C@@H]2COC(=O)[C@H]2CC2=CC(O)=CC=C2)=C1", "Enterolactone", 7.538]], "hovertemplate": "cf_superclass=Lignans, neolignans and related compounds<br>ionmode=%{customdata[1]}<br>precursor_mz_difference=%{customdata[0]}<br>ms2query_model_prediction=%{customdata[2]}<br>smiles=%{customdata[3]}<br>analog_compound_name=%{customdata[4]}<br>rtinminutes=%{customdata[5]}<extra></extra>", "legendgroup": "Lignans, neolignans and related compounds, positive", "marker": {"color": "#636efa", "opacity": 0.5, "symbol": "circle"}, "mode": "markers", "name": "Lignans, neolignans and related compounds, positive", "showlegend": true, "type": "scattergl", "x": [10.98, 10.81, 14.13, 10.98, 10.74, 14.06], "xaxis": "x", "y": [11.88, 12.2, 10.1, 11.91, 12.12, 10.0], "yaxis": "y"}, {"customdata": [["0.0004", "negative", 0.9569, "OC1C=C(CC2C(CC3C=CC=C(O)C=3)COC2=O)C=CC=1", "Enterolactone", 7.624]], "hovertemplate": "cf_superclass=Lignans, neolignans and related compounds<br>ionmode=%{customdata[1]}<br>precursor_mz_difference=%{customdata[0]}<br>ms2query_model_prediction=%{customdata[2]}<br>smiles=%{customdata[3]}<br>analog_compound_name=%{customdata[4]}<br>rtinminutes=%{customdata[5]}<extra></extra>", "legendgroup": "Lignans, neolignans and related compounds, negative", "marker": {"color": "#636efa", "opacity": 0.5, "symbol": "square"}, "mode": "markers", "name": "Lignans, neolignans and related compounds, negative", "showlegend": true, "type": "scattergl", "x": [12.34], "xaxis": "x", "y": [10.69], "yaxis": "y"}, {"customdata": [["0.0008", "negative", 0.9426, "COC1=C(C=C(C=C1)C=CC(=O)O)OC2C(C(C(C(O2)C(=O)O)O)O)O", "Isoferulic acid 3-O-glucuronide", 3.023], ["0.0003", "negative", 0.9569, "O=C(Nc2ccc(OC1O[C@H](C(=O)O)[C@@H](O)[C@H](O)[C@H]1O)cc2)C", "4-Acetamidophenyl D-glucopyranosiduronic acid", 3.119], ["0.0005", "negative", 0.9585, "COC1=C(C=C(C=C1)C=CC(=O)O)OC2C(C(C(C(O2)C(=O)O)O)O)O", "Isoferulic acid 3-O-glucuronide", 3.695], ["0.0001", "negative", 0.9585, "COC1=C(C=C(C=C1)C=CC(=O)O)OC2C(C(C(C(O2)C(=O)O)O)O)O", "Isoferulic acid 3-O-glucuronide", 3.028], ["0.0001", "negative", 0.9585, "COC1=C(C=C(C=C1)C=CC(=O)O)OC2C(C(C(C(O2)C(=O)O)O)O)O", "Isoferulic acid 3-O-glucuronide", 3.69], ["23.9611", "negative", 0.7091, "O=C(OC1CC(O)(C(=O)O)CC(O)C1(O))C=CC=2C=CC(O)=C(OC)C=2", "Feruloyl quinic acid (isomer of 887, 888)", 3.69], ["0.0003", "negative", 0.8751, "OCC1OC(OC2OC=C3C(=O)OCCC3(O)C2C=C)C(O)C(O)C1O", "Swertiamarin", 4.097], ["0.0004", "negative", 0.874, "OCC1OC(OC2OC=C3C(=O)OCCC3(O)C2C=C)C(O)C(O)C1O", "Swertiamarin", 4.097], ["0.0003", "negative", 0.9569, "CC(O)=Nc1ccc(O[C@@H]2O[C@H](C(=O)O)[C@@H](O)[C@H](O)[C@H]2O)cc1", "Acetaminophen-glucuronide; LC-tDDA; CE20", 1.935], ["0.0003", "negative", 0.8221, "C1=CC(=CC=C1C=O)O", "4-HYDROXYBENZALDEHYDE", 2.91], ["0.0001", "negative", 0.9585, "COC1=C(C=C(C=C1)C=CC(=O)O)OC2C(C(C(C(O2)C(=O)O)O)O)O", "Isoferulic acid 3-O-glucuronide", 3.688], ["0.0001", "negative", 0.9569, "O=C(Nc2ccc(OC1O[C@H](C(=O)O)[C@@H](O)[C@H](O)[C@H]1O)cc2)C", "4-Acetamidophenyl D-glucopyranosiduronic acid", 1.939], ["0.0", "negative", 0.9364, "COC(=O)[C@]1(O)C[C@@H](O)[C@@H](O)[C@H](OC(=O)/C=C/c2ccc(O)c(O)c2)C1", "methyl chlorogenate", 4.336], ["18.0091", "negative", 0.7091, "O=C(/C=C/c1ccccc1)OC[C@]12O[C@H]1[C@@H](O)[C@@H]1C=CO[C@@H](O[C@@H]3O[C@H](CO)[C@@H](O)[C@H](O)[C@H]3O)[C@@H]12", "[(1aS,1bS,2S,5aR,6S,6aS)-6-hydroxy-2-[(2S,3R,4S,5S,6R)-3,4,5-trihydroxy-6-(hydroxymethyl)oxan-2-yl]oxy-2,5a,6,6a-tetrahydro-1bH-oxireno[5,6]cyclopenta[1,3-c]pyran-1a-yl]methyl (E)-3-phenylprop-2-enoate", 5.912], ["6.8466", "negative", 0.7091, "CSCCCCC(SC1OC(CO)C(O)C(O)C1O)=NOS(O)(=O)=O", "4-Methylthiobutyl glucosinolate", 7.262]], "hovertemplate": "cf_superclass=Organic oxygen compounds<br>ionmode=%{customdata[1]}<br>precursor_mz_difference=%{customdata[0]}<br>ms2query_model_prediction=%{customdata[2]}<br>smiles=%{customdata[3]}<br>analog_compound_name=%{customdata[4]}<br>rtinminutes=%{customdata[5]}<extra></extra>", "legendgroup": "Organic oxygen compounds, negative", "marker": {"color": "#EF553B", "opacity": 0.5, "symbol": "square"}, "mode": "markers", "name": "Organic oxygen compounds, negative", "showlegend": true, "type": "scattergl", "x": [13.28, 11.78, 13.17, 13.09, 12.98, 11.98, 13.17, 13.13, 13.05, 16.43, 13.11, 13.09, 12.73, 12.69, 13.23], "xaxis": "x", "y": [12.25, 10.14, 12.26, 12.39, 12.51, 9.849, 12.81, 12.83, 11.8, 8.073, 12.47, 11.92, 11.53, 13.27, 9.948], "yaxis": "y"}], "layout": {"height": 1200, "legend": {"title": {"text": "cf_superclass, ionmode"}, "tracegroupgap": 0}, "title": {"text": "UMAP projection MS2DeepScore embeddings"}, "width": 1200, "xaxis": {"anchor": "y", "autorange": true, "domain": [0, 1], "range": [-7.637, 18.67], "title": {"text": "x"}, "type": "linear"}, "yaxis": {"anchor": "x", "autorange": true, "domain": [0, 1], "range": [-1.975, 15.69], "title": {"text": "y"}, "type": "linear"}}}
